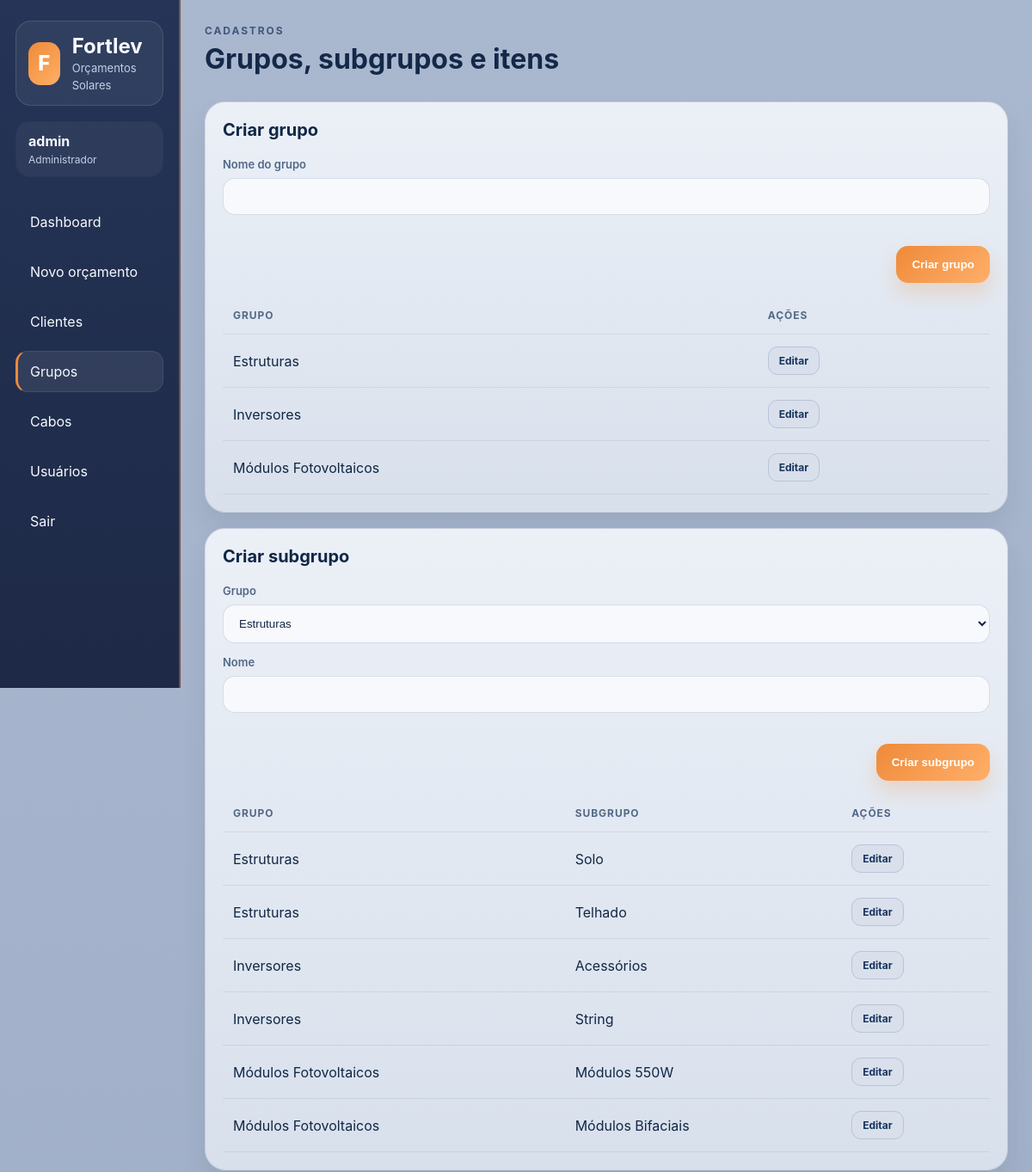
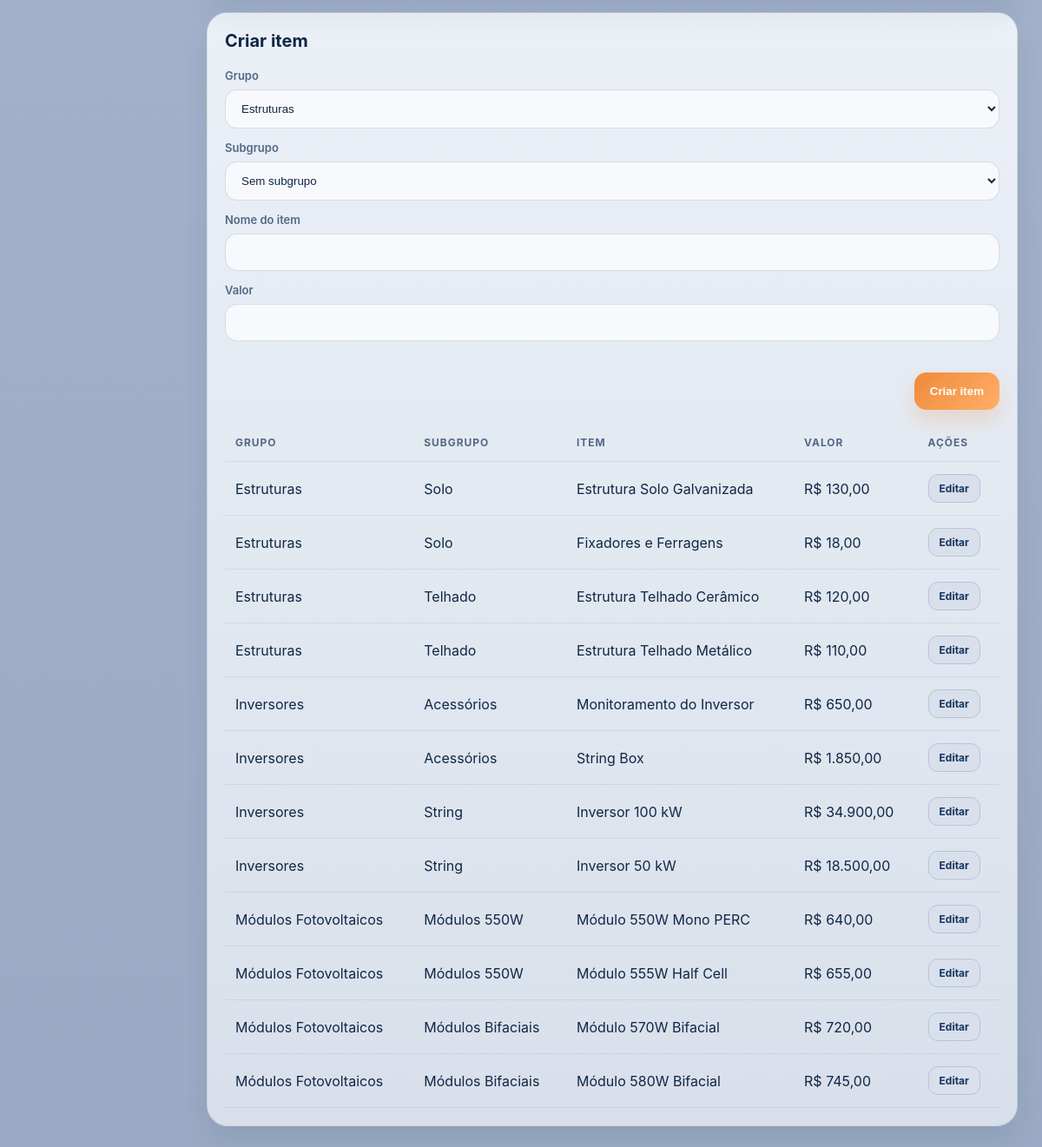
Screenshot of /grupos (signed in) with the database file from the repository (2 pictures, top to bottom).
### tables this page shows
CREATE TABLE grupos (
            id INTEGER PRIMARY KEY AUTOINCREMENT,
            nome TEXT UNIQUE NOT NULL,
            created_at TEXT,
            updated_at TEXT
        );

CREATE TABLE subgrupos (
            id INTEGER PRIMARY KEY AUTOINCREMENT,
            grupo_id INTEGER NOT NULL,
            nome TEXT NOT NULL,
            created_at TEXT,
            updated_at TEXT,
            FOREIGN KEY (grupo_id) REFERENCES grupos(id)
        );

CREATE TABLE itens (
            id INTEGER PRIMARY KEY AUTOINCREMENT,
            grupo_id INTEGER NOT NULL,
            subgrupo_id INTEGER,
            nome TEXT NOT NULL,
            valor REAL DEFAULT 0,
            created_at TEXT,
            updated_at TEXT,
            FOREIGN KEY (grupo_id) REFERENCES grupos(id),
            FOREIGN KEY (subgrupo_id) REFERENCES subgrupos(id)
        );

### app.py (the view, shortened to what this page needs)
@app.route('/grupos', methods=['GET', 'POST'])
@login_required
def grupos():
    conn = get_db()
    grupos_rows = conn.execute('SELECT * FROM grupos ORDER BY nome').fetchall()
    subgrupos_rows = conn.execute('SELECT s.*, g.nome AS grupo_nome FROM subgrupos s JOIN grupos g ON g.id=s.grupo_id ORDER BY g.nome, s.nome').fetchall()
    itens_rows = conn.execute('''
        SELECT i.*, g.nome AS grupo_nome, s.nome AS subgrupo_nome
        FROM itens i JOIN grupos g ON g.id=i.grupo_id
        LEFT JOIN subgrupos s ON s.id=i.subgrupo_id
        ORDER BY g.nome, s.nome, i.nome
    ''').fetchall()
    conn.close()
    return render_template('grupos.html', grupos=grupos_rows, subgrupos=subgrupos_rows, itens=itens_rows)

### app.py (called while the page is built)
def get_db():
    if DATABASE_URL:
        return PostgresCompatConnection(DATABASE_URL)
    conn = sqlite3.connect(DB_PATH)
    conn.row_factory = sqlite3.Row
    return conn

def login_required(view):
    @wraps(view)
    def wrapped(*args, **kwargs):
        if not session.get('user_id'):
            return redirect(url_for('login'))
        return view(*args, **kwargs)
    return wrapped

@app.context_processor
def inject_current_user():
    return {
        'current_user': SimpleNamespace(
            id=session.get('user_id'),
            username=session.get('username'),
            role=session.get('role')
        )
    }

@app.template_filter('brl')
def brl(value):
    try:
        num = float(value or 0)
    except (TypeError, ValueError):
        num = 0.0
    s = f'{num:,.2f}'
    return 'R$ ' + s.replace(',', 'X').replace('.', ',').replace('X', '.')

### templates/grupos.html (shortened to what this page needs)
{% extends "base.html" %}{% block content %}<div class="page-header"><div><span class="eyebrow">Cadastros</span><h2>Grupos, subgrupos e itens</h2></div></div><div class="calc-grid"><section class="panel"><div class="panel-head"><h3>Criar grupo</h3></div><form method="POST" class="form-grid"><div class="field"><label>Nome do grupo</label><input name="nome" required></div><div class="footer-actions"><button class="primary-btn">Criar grupo</button></div></form><div class="table-wrap mt-16"><table class="data-table compact-table"><thead><tr><th>Grupo</th><th>Ações</th></tr></thead><tbody>{% for g in grupos %}<tr><td>{{ g.nome }}</td><td><details><summary class="mini-btn outline">Editar</summary></details></td></tr>{% endfor %}</tbody></table></div></section><section class="panel"><div class="panel-head"><h3>Criar subgrupo</h3></div><form method="POST" class="form-grid two-columns"><div class="field"><label>Grupo</label><select name="grupo_id">{% for g in grupos %}<option value="{{ g.id }}">{{ g.nome }}</option>{% endfor %}</select></div><div class="field"><label>Nome</label><input name="nome" required></div><div class="footer-actions"><button class="primary-btn">Criar subgrupo</button></div></form><div class="table-wrap mt-16"><table class="data-table compact-table"><thead><tr><th>Grupo</th><th>Subgrupo</th><th>Ações</th></tr></thead><tbody>{% for s in subgrupos %}<tr><td>{{ s.grupo_nome }}</td><td>{{ s.nome }}</td><td><details><summary class="mini-btn outline">Editar</summary></details></td></tr>{% endfor %}</tbody></table></div></section></div><section class="panel mt-16"><div class="panel-head"><h3>Criar item</h3></div><form method="POST" class="form-grid four-columns"><div class="field"><label>Grupo</label><select name="grupo_id">{% for g in grupos %}<option value="{{ g.id }}">{{ g.nome }}</option>{% endfor %}</select></div><div class="field"><label>Subgrupo</label><select name="subgrupo_id"><option value="">Sem subgrupo</option></select></div><div class="field"><label>Nome do item</label><input name="nome" required></div><div class="field"><label>Valor</label><input type="number" step="0.01" name="valor" required></div><div class="footer-actions"><button class="primary-btn">Criar item</button></div></form><div class="table-wrap mt-16"><table class="data-table"><thead><tr><th>Grupo</th><th>Subgrupo</th><th>Item</th><th>Valor</th><th>Ações</th></tr></thead><tbody>{% for i in itens %}<tr><td>{{ i.grupo_nome }}</td><td>{{ i.subgrupo_nome or '-' }}</td><td>{{ i.nome }}</td><td>{{ i.valor|brl }}</td><td><details><summary class="mini-btn outline">Editar</summary></details></td></tr>{% endfor %}</tbody></table></div></section>{% endblock %}

### templates/base.html (shortened to what this page needs)
<!DOCTYPE html>
<html lang="pt-BR">
<head>
    <link rel="stylesheet" href="{{ url_for('static', filename='style.css') }}">
</head>
<body>
    <div class="app-shell">
        <aside class="sidebar">
            <div class="brand-box">
                <div class="brand-mark">F</div>
                <div><h1>Fortlev</h1><span>Orçamentos Solares</span></div>
            </div>
            {% if current_user.id %}
            <div class="user-chip"><strong>{{ current_user.username }}</strong><span>{{ 'Administrador' if current_user.role == 'admin' else 'Usuário' }}</span></div>
            <nav class="menu">
                <a href="{{ url_for('dashboard') }}" class="menu-link {% if request.path == '/' %}active{% endif %}">Dashboard</a>
                <a href="{{ url_for('orcamento') }}" class="menu-link {% if request.path == '/orcamento' %}active{% endif %}">Novo orçamento</a>
                <a href="{{ url_for('clientes') }}" class="menu-link {% if request.path.startswith('/clientes') %}active{% endif %}">Clientes</a>
                <a href="{{ url_for('grupos') }}" class="menu-link {% if request.path.startswith('/grupos') %}active{% endif %}">Grupos</a>
                <a href="{{ url_for('cabos') }}" class="menu-link {% if request.path.startswith('/cabos') %}active{% endif %}">Cabos</a>
                {% if current_user.role == 'admin' %}<a href="{{ url_for('usuarios') }}" class="menu-link {% if request.path.startswith('/usuarios') %}active{% endif %}">Usuários</a>{% endif %}
                <a href="{{ url_for('logout') }}" class="menu-link">Sair</a>
            </nav>
            {% endif %}
        </aside>
        <main class="page-content">
            {% block content %}{% endblock %}
        </main>
    </div>
</body>
</html>

### rows the page displays
grupos: nome "Estruturas"
grupos: nome "Inversores"
grupos: nome "Módulos Fotovoltaicos"
subgrupos: grupo_nome "Estruturas", nome "Solo"
subgrupos: grupo_nome "Estruturas", nome "Telhado"
subgrupos: grupo_nome "Inversores", nome "Acessórios"
subgrupos: grupo_nome "Inversores", nome "String"
subgrupos: grupo_nome "Módulos Fotovoltaicos", nome "Módulos 550W"
subgrupos: grupo_nome "Módulos Fotovoltaicos", nome "Módulos Bifaciais"
itens: grupo_nome "Estruturas", nome "Solo", nome "Estrutura Solo Galvanizada", valor|brl "R$ 130,00"
itens: grupo_nome "Estruturas", nome "Solo", nome "Fixadores e Ferragens", valor|brl "R$ 18,00"
itens: grupo_nome "Estruturas", nome "Telhado", nome "Estrutura Telhado Cerâmico", valor|brl "R$ 120,00"
itens: grupo_nome "Estruturas", nome "Telhado", nome "Estrutura Telhado Metálico", valor|brl "R$ 110,00"
itens: grupo_nome "Inversores", nome "Acessórios", nome "Monitoramento do Inversor", valor|brl "R$ 650,00"
itens: grupo_nome "Inversores", nome "Acessórios", nome "String Box", valor|brl "R$ 1.850,00"
itens: grupo_nome "Inversores", nome "String", nome "Inversor 100 kW", valor|brl "R$ 34.900,00"
itens: grupo_nome "Inversores", nome "String", nome "Inversor 50 kW", valor|brl "R$ 18.500,00"
itens: grupo_nome "Módulos Fotovoltaicos", nome "Módulos 550W", nome "Módulo 550W Mono PERC", valor|brl "R$ 640,00"
itens: grupo_nome "Módulos Fotovoltaicos", nome "Módulos 550W", nome "Módulo 555W Half Cell", valor|brl "R$ 655,00"
itens: grupo_nome "Módulos Fotovoltaicos", nome "Módulos Bifaciais", nome "Módulo 570W Bifacial", valor|brl "R$ 720,00"
itens: grupo_nome "Módulos Fotovoltaicos", nome "Módulos Bifaciais", nome "Módulo 580W Bifacial", valor|brl "R$ 745,00"

### other values shown
{{ current_user.username }} "admin"
{{ 'Administrador' if current_user.role == 'admin' else 'Usuário' }} "Administrador"
form field grupo_id "Estruturas"
